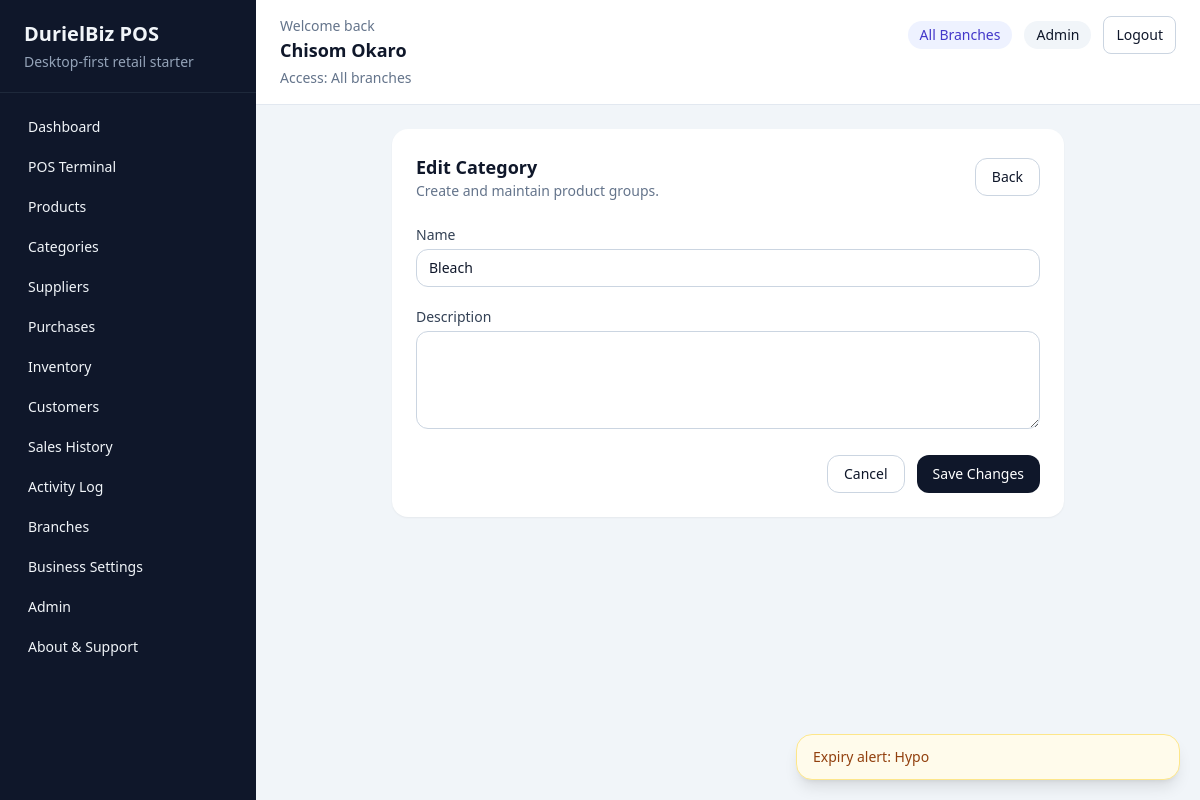
The app's page /products/categories/1/edit/ (signed in) with its own data.
### accounts/models.py (models this page shows, shortened)
class User(AbstractUser):
    class Role(models.TextChoices):
        ADMIN = "admin", "Admin"
        MANAGER = "manager", "Manager"
        CASHIER = "cashier", "Cashier"
        INVENTORY = "inventory", "Inventory Officer"
    role = models.CharField(max_length=20, choices=Role.choices, default=Role.CASHIER)
    phone_number = models.CharField(max_length=20, blank=True)
    branch = models.ForeignKey(
        "reports.Branch",
        on_delete=models.SET_NULL,
        related_name="users",
        null=True,
        blank=True,
    )

### products/models.py (models this page shows, shortened)
class Category(models.Model):
    name = models.CharField(max_length=120, unique=True)
    slug = models.SlugField(max_length=140, unique=True, blank=True)
    description = models.TextField(blank=True)
    class Meta:
        ordering = ["name"]
        verbose_name_plural = "categories"

### products/views.py (the view, shortened to what this page needs)
# urls.py: path("categories/<int:pk>/edit/", category_update, name="category-update"),
@login_required
@role_required(User.Role.ADMIN, User.Role.INVENTORY)
def category_update(request, pk):
    user_branch = get_user_branch(request.user)
    if user_branch is not None:
        category = get_object_or_404(
            Category.objects.annotate(
                product_count=Count("products", filter=Q(products__branch_stocks__branch=user_branch), distinct=True)
            ).filter(product_count__gt=0),
            pk=pk,
        )
    else:
        category = get_object_or_404(Category, pk=pk)
    form = CategoryForm(request.POST or None, instance=category)
    return render(request, "products/category_form.html", {"form": form, "category": category})

### products/forms.py
class CategoryForm(forms.ModelForm):
    class Meta:
        model = Category
        fields = ["name", "description"]
        widgets = {
            "name": forms.TextInput(attrs={"class": "mt-1 w-full rounded-xl border border-slate-300 px-3 py-2 text-sm"}),
            "description": forms.Textarea(
                attrs={"class": "mt-1 w-full rounded-xl border border-slate-300 px-3 py-2 text-sm", "rows": 4}
            ),
        }

### accounts/permissions.py (called while the page is built)
def is_admin_user(user):
    return bool(getattr(user, "is_authenticated", False) and getattr(user, "role", "") == User.Role.ADMIN)

def get_user_branch(user):
    if not getattr(user, "is_authenticated", False) or is_admin_user(user):
        return None
    return getattr(user, "branch", None)

def role_required(*allowed_roles):
    def decorator(view_func):
        @wraps(view_func)
        def _wrapped_view(request, *args, **kwargs):
            if not request.user.is_authenticated:
                return redirect("accounts:login")
            if request.user.role not in allowed_roles:
                messages.error(request, "You do not have permission to access that page.")
                return redirect(get_role_home_url(request.user))
            if request.user.role != User.Role.ADMIN and not getattr(request.user, "branch_id", None):
                messages.error(request, "Your account is not assigned to a branch.")
                return redirect("accounts:logout")
            return view_func(request, *args, **kwargs)
        return _wrapped_view
    return decorator

### reports/context_processors.py (called while the page is built)
def business_settings(request):
    return {"business_settings": BusinessSettings.get_solo()}

### reports/models.py (called while the page is built)
    @classmethod
    def get_solo(cls):
        settings, _ = cls.objects.get_or_create(pk=1)
        return settings

### templates/products/category_form.html (shortened to what this page needs)
{% extends "base.html" %}
{% block content %}
    <section class="mx-auto max-w-2xl rounded-2xl bg-white p-6 shadow-sm">
        <div class="mb-6 flex items-center justify-between">
            <div>
                <h3 class="text-lg font-semibold">{% if category %}Edit Category{% else %}Add Category{% endif %}</h3>
                <p class="text-sm text-slate-500">Create and maintain product groups.</p>
            </div>
            <a href="{% url 'products:category-list' %}" class="rounded-xl border border-slate-300 px-4 py-2 text-sm">Back</a>
        </div>
        <form method="post" class="space-y-5">
            {% for field in form %}
                <div>
                    <label class="block text-sm font-medium text-slate-700">{{ field.label }}</label>
                    {{ field }}
                </div>
            {% endfor %}
            <div class="flex justify-end gap-3">
                <a href="{% url 'products:category-list' %}" class="rounded-xl border border-slate-300 px-4 py-2 text-sm">Cancel</a>
                <button class="rounded-xl bg-slate-900 px-4 py-2 text-sm text-white">{% if category %}Save Changes{% else %}Save Category{% endif %}</button>
            </div>
        </form>
    </section>
{% endblock %}

### templates/base.html (shortened to what this page needs)
<!DOCTYPE html>
<html lang="en">
<head>
    <script src="https://cdn.tailwindcss.com"></script>
</head>
<body class="min-h-screen bg-slate-100 text-slate-900">
    <div class="flex min-h-screen">
        <aside class="hidden w-64 bg-slate-900 text-slate-100 lg:block">
            <div class="border-b border-slate-800 px-6 py-5">
                <h1 class="text-xl font-semibold">DurielBiz POS</h1>
                <p class="mt-1 text-sm text-slate-400">Desktop-first retail starter</p>
            </div>
            <nav class="space-y-1 px-4 py-4 text-sm">
                {% if request.user.role == 'admin' or request.user.role == 'cashier' or request.user.role == 'manager' %}
                    <a href="{% url 'reports:dashboard' %}" class="block rounded-lg px-3 py-2 hover:bg-slate-800">Dashboard</a>
                {% endif %}
                {% if request.user.role == 'admin' or request.user.role == 'cashier' %}
                    <a href="{% url 'sales:pos' %}" class="block rounded-lg px-3 py-2 hover:bg-slate-800">POS Terminal</a>
                {% endif %}
                {% if request.user.role == 'admin' or request.user.role == 'inventory' %}
                    <a href="{% url 'products:list' %}" class="block rounded-lg px-3 py-2 hover:bg-slate-800">Products</a>
                    <a href="{% url 'products:category-list' %}" class="block rounded-lg px-3 py-2 hover:bg-slate-800">Categories</a>
                    <a href="{% url 'suppliers:list' %}" class="block rounded-lg px-3 py-2 hover:bg-slate-800">Suppliers</a>
                    <a href="{% url 'purchases:list' %}" class="block rounded-lg px-3 py-2 hover:bg-slate-800">Purchases</a>
                    <a href="{% url 'inventory:overview' %}" class="block rounded-lg px-3 py-2 hover:bg-slate-800">Inventory</a>
                {% endif %}
                {% if request.user.role == 'admin' %}
                    <a href="{% url 'sales:customer-list' %}" class="block rounded-lg px-3 py-2 hover:bg-slate-800">Customers</a>
                    <a href="{% url 'sales:history' %}" class="block rounded-lg px-3 py-2 hover:bg-slate-800">Sales History</a>
                    <a href="{% url 'accounts:activity-log' %}" class="block rounded-lg px-3 py-2 hover:bg-slate-800">Activity Log</a>
                    <a href="{% url 'reports:branch-list' %}" class="block rounded-lg px-3 py-2 hover:bg-slate-800">Branches</a>
                    <a href="{% url 'reports:business-settings' %}" class="block rounded-lg px-3 py-2 hover:bg-slate-800">Business Settings</a>
                    <a href="{% url 'accounts:admin-center' %}" class="block rounded-lg px-3 py-2 hover:bg-slate-800">Admin</a>
                {% endif %}
                <a href="{% url 'accounts:about-support' %}" class="block rounded-lg px-3 py-2 hover:bg-slate-800">About & Support</a>
            </nav>
        </aside>
        <main class="flex-1">
            <header class="border-b border-slate-200 bg-white">
                <div class="flex flex-wrap items-start justify-between gap-4 px-4 py-4 sm:px-6">
                    <div class="flex items-start gap-3">
                        <div>
                        <p class="text-sm text-slate-500">Welcome back</p>
                        <h2 class="text-lg font-semibold">{{ request.user.get_full_name|default:request.user.username }}</h2>
                        <p class="mt-1 text-sm text-slate-500">
                            {% if request.user.role == 'admin' %}
                                Access: All branches
                            {% elif request.user.branch %}
                                Branch: {{ request.user.branch.name }}
                            {% else %}
                                Branch: Not assigned
                            {% endif %}
                        </p>
                    </div>
                    </div>
                    <div class="flex flex-wrap items-center justify-end gap-3 text-sm">
                        {% if request.user.role == 'admin' %}
                            <span class="rounded-full bg-indigo-50 px-3 py-1 text-indigo-700">All Branches</span>
                        {% elif request.user.branch %}
                            <span class="rounded-full bg-emerald-50 px-3 py-1 text-emerald-700">{{ request.user.branch.name }}</span>
                        {% endif %}
                        <span class="rounded-full bg-slate-100 px-3 py-1">{{ request.user.get_role_display|default:"User" }}</span>
                        <form method="post" action="{% url 'accounts:logout' %}">
                            <button class="rounded-lg border border-slate-300 px-3 py-2 hover:bg-slate-50">Logout</button>
                        </form>
                    </div>
                </div>
            </header>
            <div class="px-6 py-6">
                {% block content %}{% endblock %}
            </div>
        </main>
    </div>
    <div id="toastContainer" class="fixed bottom-5 right-5 z-50 flex w-full max-w-sm flex-col gap-3"></div>
</body>
</html>

### records on screen
User: user.get_full_name "Chisom Okaro", user.role "Admin"
Category: form "Bleach"

### other values on screen
{{ field.label }} "Name" "Description"
